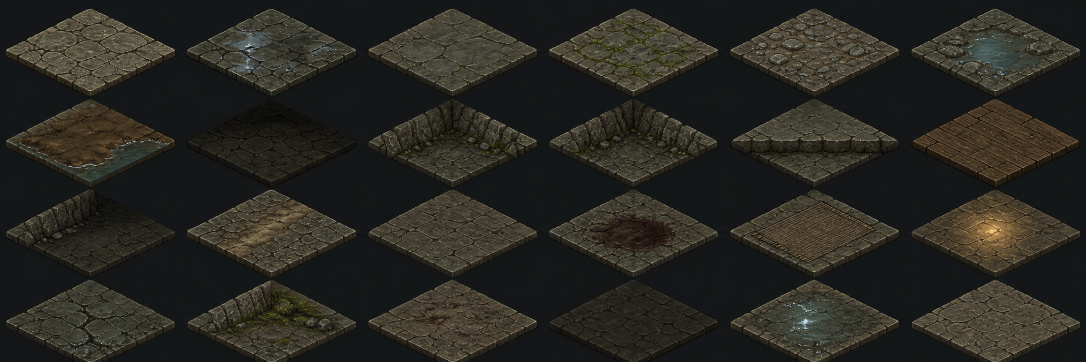
#> input picture assets/generated/maps/back-mountain-cliff-cave/raw/cliff_cave_ground_tiles_raw.png, 2172 x 724 px (shown at 1/2 size)
$ python -i gen_main_menu_bg.py   (imports and definitions only)
#> lines starting #> are read from the running program, lines starting #| are printed output that depends on the picture
#> further down, picture is the input picture: PIL image 2172x724 RGB; mean R, G, B 40.4, 39.3, 33.6
"""
《风止》主菜单水墨背景生成器 v5（最终版）
关键改进：
- 剑客：简化为大写意白色剪影，广袖融入袍身，不再有"机械臂"感
- 山峰：在中点位移基础上手动添加几座尖峰，更接近中国山水的奇崛感
- 山门：放置在最高的中景山峰顶部，确保可见
- 朱砂烟：更明显、更长的一丝烟
"""
from PIL import Image, ImageDraw, ImageFilter
import random
import math
import os

# [1 line not run here, left out]

W, H = 1920, 1080
INK      = (26, 26, 46)
INK_DEEP = (12, 12, 26)
PAPER    = (245, 240, 232)
CINNABAR = (199, 62, 62)
GOLD     = (212, 168, 67)
MIST     = (180, 185, 200)
SKY_TOP  = (10, 10, 22)

OUTPUT = os.path.join(
    os.path.dirname(os.path.dirname(os.path.abspath(__file__))),
    "feng-zhi", "assets", "ui", "main_menu", "main_menu_bg_ink.png"
)


def lerp(a, b, t):
    return a + (b - a) * t


# [256 lines left out: functions lerp_color, midpoint_displacement, add_sharp_peak, draw_mountains, mist_band, draw_swordsman and 4 more, not called in this run]


def vignette(img, strength=1.0):
#> called with strength = 1
    ov = Image.new('RGBA', img.size, (0,0,0,0))
#> ov: PIL image 2172x724 RGBA; every value is 0
    d = ImageDraw.Draw(ov)
    for y in range(int(H*0.52)):
        t = y/(H*0.52)
        a = int(strength*130*math.exp(-t*2))
        d.line([(0,y),(W,y)], fill=(4,4,10,a))
    for y in range(int(H*0.65), H):
        t = (y-H*0.65)/(H*0.35)
        a = int(strength*100*t)
        d.line([(0,y),(W,y)], fill=(4,4,10,a))
    for x in range(int(W*0.1)):
        t = x/(W*0.1)
        a = int(strength*45*(1-t))
        d.line([(x,0),(x,H)], fill=(4,4,10,a))
        d.line([(W-1-x,0),(W-1-x,H)], fill=(4,4,10,a))
    return Image.alpha_composite(img.convert('RGBA'),
                                 ov.filter(ImageFilter.GaussianBlur(radius=55)))
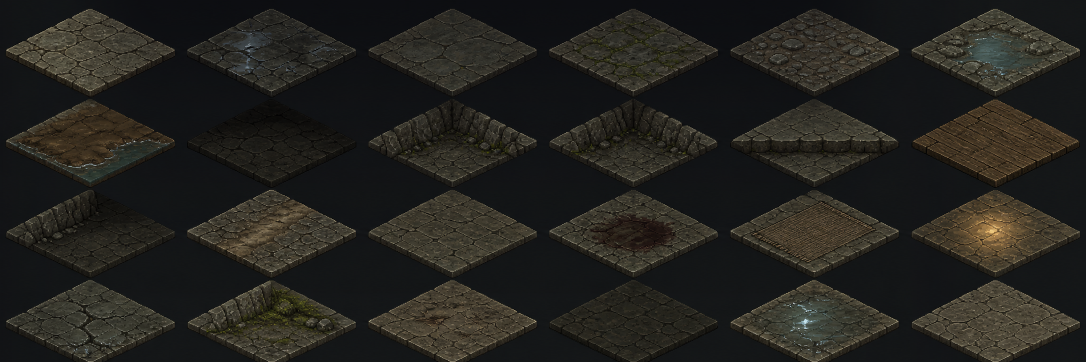
#> returned value: PIL image 2172x724 RGBA (shown at 1/2 size); mean R, G, B, A 35.5, 34.5, 30.3, 255


# [125 lines left out: functions ink_drops, compose, not called in this run]


# [2 lines not run here, left out]

>>> from PIL import Image
>>> picture = Image.open('../assets/generated/maps/back-mountain-cliff-cave/raw/cliff_cave_ground_tiles_raw.png')
>>> result = vignette(picture)
